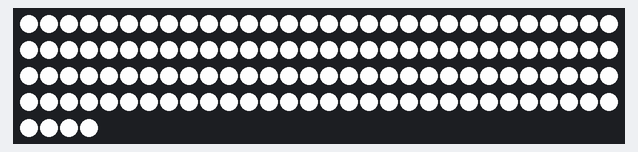
Simulated run of this sketch. Board: Arduino Uno, built with avr-gcc and run on an emulated ATmega328P. On the bench: 124 RGB LEDs in strip order, left to right, continuing on the next row.

Above: at 0.1 s.

The sketch:

correctionTest.ino
```cpp
#include <FastLED.h>
#define LED_PIN 2
#define NUM_LEDS 124

CRGB leds[NUM_LEDS];

void setup() {
    FastLED.addLeds<WS2812, LED_PIN, GRB>(leds, NUM_LEDS);

    FastLED.setBrightness(250);
    FastLED.setCorrection(TypicalPixelString);
}

void loop() {
  fill_solid(leds, NUM_LEDS, CRGB::White);

  FastLED.setCorrection(UncorrectedColor);
  //leds[0] = CRGB::Red;
  FastLED.show();
  delay(2000);

  FastLED.setCorrection(TypicalLEDStrip);
  //leds[0] = CRGB::Green;
  FastLED.show();
  delay(2000);

  FastLED.setCorrection(TypicalPixelString);
  //leds[0] = CRGB::Blue;
  FastLED.show();
  delay(2000);

}
```
